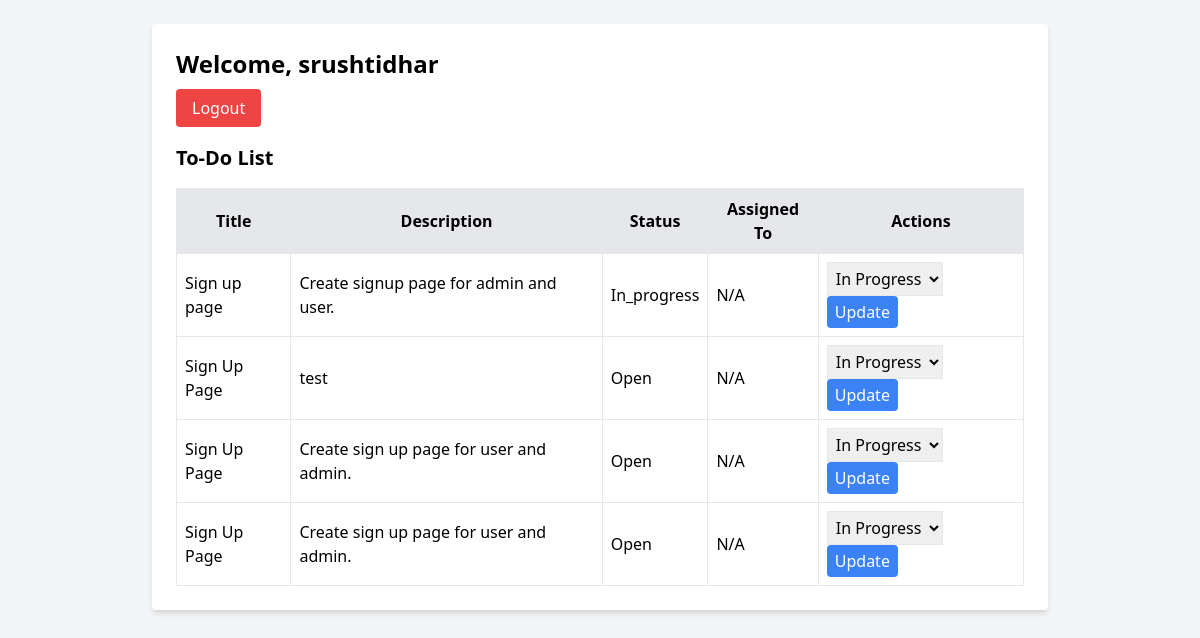
Page /dashboard.php (signed in) on the committed database.
### tables this page shows
CREATE TABLE `users` (
  `id` int(11) NOT NULL,
  `name` varchar(255) NOT NULL,
  `email` varchar(255) NOT NULL,
  `password` varchar(255) DEFAULT NULL,
  `role` enum('admin','employee') NOT NULL,
  `created_at` timestamp NOT NULL DEFAULT current_timestamp()
);

CREATE TABLE `todos` (
  `id` int(11) NOT NULL,
  `title` varchar(255) NOT NULL,
  `description` text DEFAULT NULL,
  `status` enum('open','in_progress','completed') DEFAULT 'open',
  `assigned_to` int(11) DEFAULT NULL,
  `created_by` int(11) DEFAULT NULL,
  `created_at` timestamp NOT NULL DEFAULT current_timestamp()
);

### dashboard.php (the view, shortened to what this page needs)
<?php
include 'connect.php';
$user_id = $_SESSION['user_id'];
$user_role = $_SESSION['role'];
$username_query = $conn->query("SELECT name FROM users WHERE id='$user_id'");
$username = $username_query->fetch_assoc()['name'];
if ($user_role == 'admin') {
    $result = $conn->query("SELECT t.*, u.name AS assigned_to_name FROM todos t LEFT JOIN users u ON t.assigned_to = u.id ORDER BY t.created_at DESC");
} else {
    $result = $conn->query("SELECT * FROM todos WHERE assigned_to='$user_id' ORDER BY created_at DESC");
}
?>
<!DOCTYPE html>
<html lang="en">
<head>
    <script src="https://cdn.tailwindcss.com"></script>
</head>
<body class="bg-gray-100 p-6">
    <div class="max-w-4xl mx-auto bg-white shadow-md rounded p-6">
        <h2 class="text-2xl font-bold mb-4">Welcome, <?= htmlspecialchars($username) ?></h2>
        <a href="logout.php" class="bg-red-500 text-white px-4 py-2 rounded">Logout</a>
        <h3 class="text-xl font-semibold mt-6">To-Do List</h3>
        <div x-data="{ showDeleteModal: false, deleteId: null }">
            <table class="w-full border-collapse border border-gray-300 mt-4">
                <thead>
                    <tr class="bg-gray-200">
                        <th class="border p-2">Title</th>
                        <th class="border p-2">Description</th>
                        <th class="border p-2">Status</th>
                        <th class="border p-2">Assigned To</th>
                        <th class="border p-2">Actions</th>
                    </tr>
                </thead>
                <tbody>
                    <?php while ($todo = $result->fetch_assoc()): ?>
                        <tr>
                            <td class="border p-2"><?= $todo['title'] ?></td>
                            <td class="border p-2"><?= $todo['description'] ?></td>
                            <td class="border p-2"><?= ucfirst($todo['status']) ?></td>
                            <td class="border p-2"><?= isset($todo['assigned_to_name']) ? $todo['assigned_to_name'] : 'N/A' ?></td>
                            <td class="border p-2">
                                <?php if ($user_role == 'employee'): ?>
                                    <form action="update_todo.php" method="POST" class="inline">
                                        <select name="status" class="border p-1">
                                            <option value="in_progress" <?= $todo['status'] == 'in_progress' ? 'selected' : '' ?>>In Progress</option>
                                        </select>
                                        <button type="submit" class="bg-blue-500 text-white px-2 py-1 rounded">Update</button>
                                    </form>
                                <?php endif; ?>
                            </td>
                        </tr>
                    <?php endwhile; ?>
                </tbody>
            </table>
        </div>
    </div>
</body>
</html>

### rows in the picture
users: name "srushtidhar"
todos: title "Sign up page", description "Create signup page for admin and user.", status "In_progress", status "In Progress"
todos: title "Sign Up Page", description "test", status "Open"
todos: title "Sign Up Page", description "Create sign up page for user and admin.", status "Open"
todos: title "Sign Up Page", description "Create sign up page for user and admin.", status "Open"
